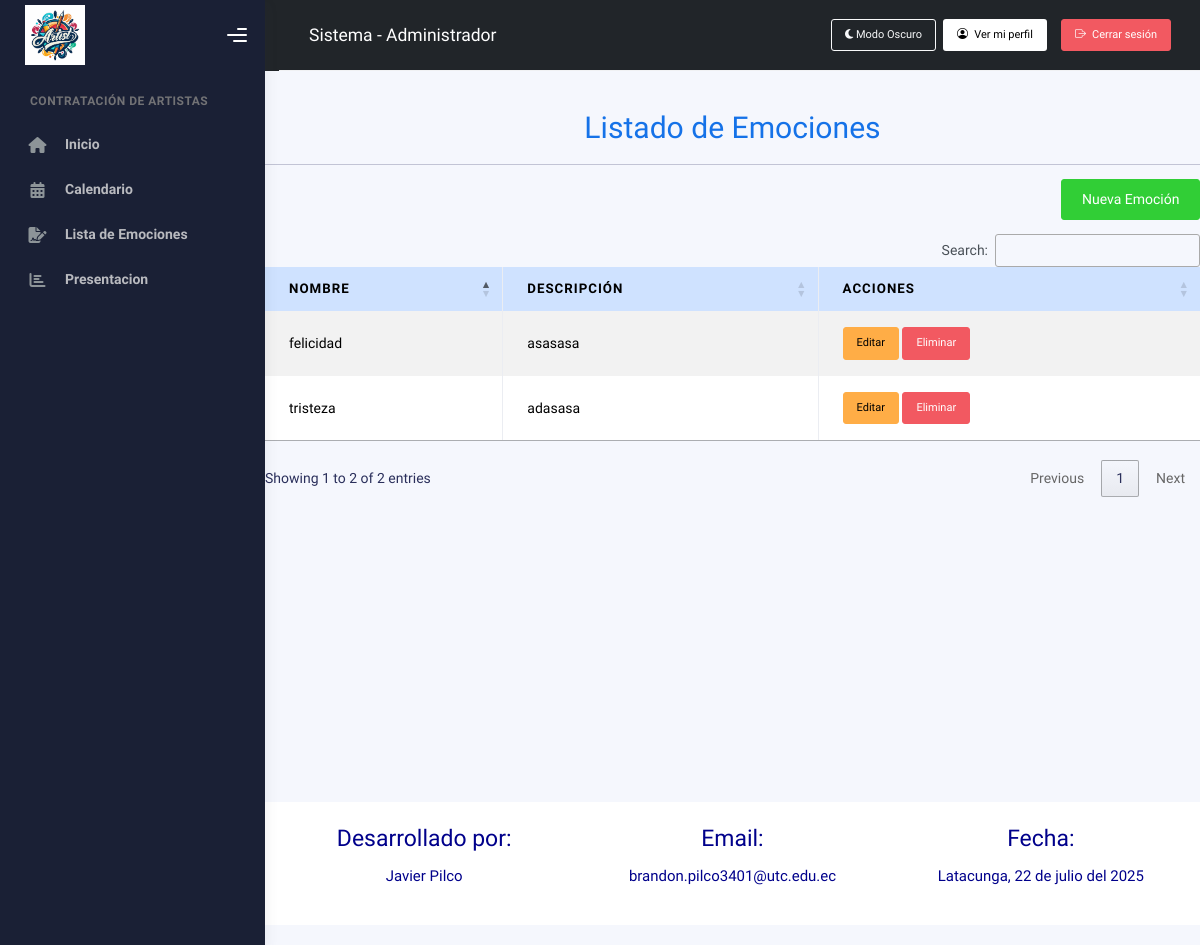
/administrador/emociones/ (signed in), run on an earlier commit of the app's database.
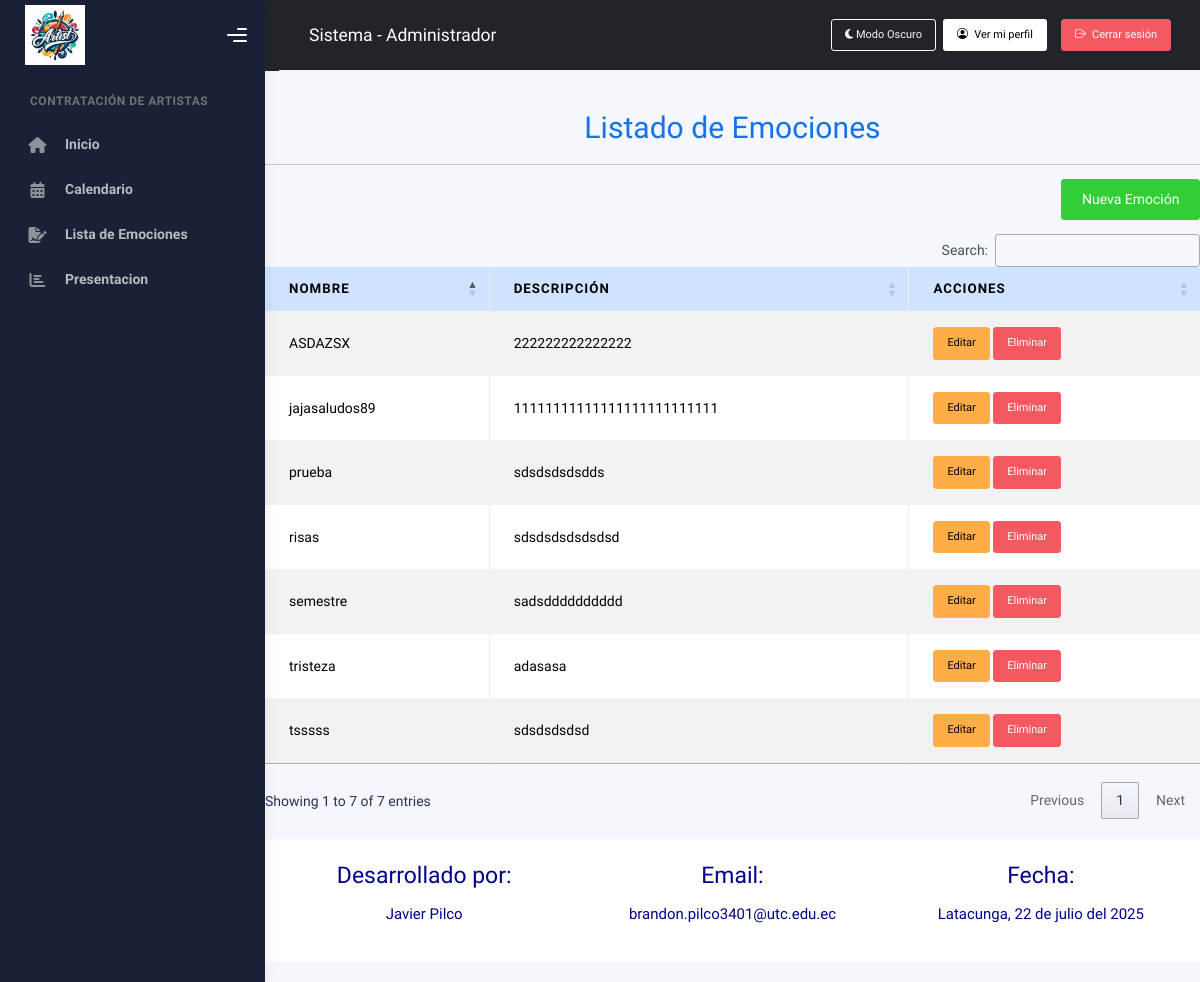
And on a later commit of the database.
### Aplicaciones/Sistema/models.py (models this page shows, shortened)
class Emocion(models.Model):
    nombre = models.CharField(max_length=50)
    descripcion = models.TextField(null=True, blank=True)
    valor = models.IntegerField(default=0)
    class Meta:
        ordering = ['nombre']

### Aplicaciones/Sistema/views.py (the view)
# urls.py: path('administrador/emociones/', views.listar_emociones, name='listar_emociones'),
def listar_emociones(request):
    usuario_id = request.session.get('usuario_id')
    if not usuario_id:
        return redirect('login')
    usuario = Usuario.objects.filter(id=usuario_id).first()
    if not usuario or usuario.rol != 'Administrador':
        messages.error(request, "No tienes permisos para acceder a esta sección.")
        return redirect('panel_usuario')
    emociones = Emocion.objects.all()
    return render(request, 'admin/emociones/listarEmociones.html', {'emociones': emociones})

### Aplicaciones/Sistema/templates/admin/emociones/listarEmociones.html (shortened to what this page needs)
{% extends 'admin/plantilla.html' %}
{% load static %}
{% block contenido %}
<br><br><br>
<div class="container mt-5">
    <h1 class="text-center text-primary">Listado de Emociones</h1>
    <hr>
    <div class="text-end mb-3">
        <a href="{% url 'nueva_emocion' %}" class="btn btn-success">Nueva Emoción</a>
    </div>
    <table class="table table-bordered table-striped table-hover" id="tbl_emocion">
        <thead class="table-primary">
            <tr>
                <th>Nombre</th>
                <th>Descripción</th>
                <th>Acciones</th>
            </tr>
        </thead>
        <tbody>
            {% for emocion in emociones %}
            <tr>
                <td>{{ emocion.nombre }}</td>
                <td>{{ emocion.descripcion|default:"—" }}</td>
                <td>
                    <a href="{% url 'editar_emocion' emocion.id %}" class="btn btn-warning btn-sm">Editar</a>
                    <form method="post" action="{% url 'eliminar_emocion' emocion.id %}" class="d-inline eliminar-form">
                        <button type="submit" class="btn btn-danger btn-sm">Eliminar</button>
                    </form>
                </td>
            </tr>
            {% empty %}
            <tr>
                <td colspan="3" class="text-center">No hay emociones registradas.</td>
            </tr>
            {% endfor %}
        </tbody>
    </table>
</div>
{% endblock %}

### Aplicaciones/Sistema/templates/admin/plantilla.html (shortened to what this page needs)
{% load static %}
<!DOCTYPE html>
<html lang="es">
  <head>
    <link href="https://cdn.jsdelivr.net/npm/bootstrap@5.3.3/dist/css/bootstrap.min.css" rel="stylesheet" />
    <link rel="stylesheet" href="https://cdn.datatables.net/1.13.6/css/jquery.dataTables.min.css" />
    <link rel="stylesheet" href="https://cdn.datatables.net/buttons/2.4.2/css/buttons.dataTables.min.css" />
    <link
      rel="stylesheet"
      href="https://cdnjs.cloudflare.com/ajax/libs/bootstrap-fileinput/5.5.4/css/fileinput.min.css"
    />
    <link
      rel="stylesheet"
      href="https://cdnjs.cloudflare.com/ajax/libs/bootstrap/5.3.3/css/bootstrap.min.css"
    />
    <link
      rel="stylesheet"
      href="https://cdnjs.cloudflare.com/ajax/libs/font-awesome/6.7.2/css/all.min.css"
    />
    <link href="https://cdn.jsdelivr.net/npm/bootstrap@5.3.3/dist/css/bootstrap.min.css" rel="stylesheet" />
    <link rel="stylesheet" href="https://cdn.jsdelivr.net/npm/bootstrap-icons@1.10.5/font/bootstrap-icons.css" />
    <link rel="stylesheet" href="{% static 'plantilla/kaiadmin/assets/css/bootstrap.min.css' %}" />
    <link rel="stylesheet" href="{% static 'plantilla/kaiadmin/assets/css/plugins.min.css' %}" />
    <link rel="stylesheet" href="{% static 'plantilla/kaiadmin/assets/css/kaiadmin.min.css' %}" />
    <link rel="stylesheet" href="{% static 'plantilla/kaiadmin/assets/css/demo.css' %}" />
  </head>
  <body>
    <div class="wrapper">
      <div class="sidebar" data-background-color="dark">
        <div class="sidebar-logo">
          <div class="logo-header" data-background-color="dark">
            <a href="" class="logo">
              <img
                src="{% static 'plantilla/kaiadmin/assets/img/kaiadmin/logo_light.png' %}"
                alt="navbar brand"
                class="navbar-brand"
                height="60"
              />
            </a>
            <div class="nav-toggle">
              <button class="btn btn-toggle toggle-sidebar">
                <i class="gg-menu-right"></i>
              </button>
            </div>
          </div>
        </div>
        <div class="sidebar-wrapper scrollbar scrollbar-inner">
          <div class="sidebar-content">
            <ul class="nav nav-secondary">
              <li class="nav-section">
                <h4 class="text-section">Contratación de artistas</h4>
              </li>
              <li class="nav-item">
                <a href="{% url 'panel_admin' %}">
                  <i class="fas fa-home"></i>
                  <p>Inicio</p>
                </a>
              </li>
              <li class="nav-item">
                <a href="{% url 'calendario_suenos' %}">
                  <i class="fas fa-calendar-alt"></i>
                  <p>Calendario</p>
                </a>
              </li>
              <li class="nav-item">
                <a href="{% url 'listar_emociones' %}">
                  <i class="fas fa-file-signature"></i>
                  <p>Lista de Emociones</p>
                </a>
              </li>
              <li class="nav-item">
                <a href="{% url 'dashboard_suenos' %}">
                  <i class="fas fa-chart-bar"></i>
                  <p>Presentacion</p>
                </a>
              </li>
            </ul>
          </div>
        </div>
      </div>
      <div class="main-panel">
        <div
          class="main-header d-flex justify-content-between align-items-center px-3"
          style="background-color: var(--bs-dark);"
        >
          <nav
            class="navbar navbar-header navbar-header-transparent navbar-expand-lg border-bottom flex-grow-1"
          >
                    <div
          class="container-fluid d-flex justify-content-between align-items-center"
          id="header-container"
          style="background-color: var(--bs-dark); color: white;"
        >
          <nav
            class="navbar navbar-header-left navbar-expand-lg navbar-form nav-search p-0 d-none d-lg-flex"
          >
            <a class="navbar-brand" href="#" id="header-title" style="color: white;">
              Sistema - Administrador
            </a>
          </nav>
          <ul
            class="navbar-nav topbar-nav ms-md-auto align-items-center d-flex gap-2"
          >
            <div
              class="container-fluid d-flex gap-2 align-items-center p-0"
            >
              <button
                id="btnToggleTema"
                class="btn btn-outline-light btn-sm"
                aria-label="Cambiar tema"
              >
              </button>
              <a
                href="{% url 'ver_perfil' %}"
                class="btn btn-light btn-sm me-2"
              >
                <i class="bi bi-person-circle me-1"></i> Ver mi perfil
              </a>
              <a href="{% url 'iniciar_sesion' %}" class="btn btn-danger btn-sm">
                <i class="bi bi-box-arrow-right me-1"></i> Cerrar sesión
              </a>
            </div>
          </ul>
        </div>
          </nav>
        </div>
        {% block contenido %}
        {% endblock %}
        <footer>
          <div
            class="row"
            style="padding: 20px; color: darkblue; background-color: white"
          >
            <div class="col-md-4 ">
              <h3 class="text-center">Desarrollado por:</h3>
              <p class="text-center">Javier Pilco</p>
            </div>
            <div class="col-md-4 ">
              <h3 class="text-center">Email:</h3>
              <p class="text-center">brandon.pilco3401@utc.edu.ec</p>
            </div>
            <div class="col-md-4 ">
              <h3 class="text-center">Fecha:</h3>
              <p class="text-center">Latacunga, 22 de julio del 2025</p>
            </div>
          </div>
        </footer>
      </div>
    </div>
  </body>
</html>

### Aplicaciones/Sistema/templates/admin/plantilla.html (style rules this page uses)
.btn-toggle { border: none; background: none; font-size: 1.2rem; color: inherit; }
.sidebar-wrapper.scrollbar-inner { max-height: 100vh; overflow-y: auto; }
footer { padding: 20px 0; }

What changed in the data, as far as the page shows it:
removed Emocion: nombre "felicidad", descripcion "asasasa"
added Emocion: nombre "ASDAZSX", descripcion "222222222222222"
added Emocion: nombre "jajasaludos89", descripcion "11111111111111111111111111"
added Emocion: nombre "prueba", descripcion "sdsdsdsdsdds"
added Emocion: nombre "risas", descripcion "sdsdsdsdsdsdsd"
added Emocion: nombre "semestre", descripcion "sadsdddddddddd"
added Emocion: nombre "tsssss", descripcion "sdsdsdsdsd"
Also different on the page:
text written by a page script: "Search: Showing 1 to 2 of 2 entries Previous 1 Next" → "Search: Showing 1 to 7 of 7 entries Previous 1 Next"
